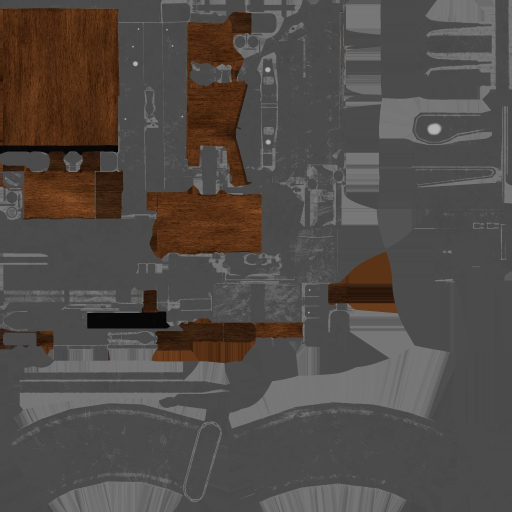
#> input picture dist/models/weapons/ak-main-base.jpg, 1024 x 1024 px (shown at 1/2 size)
$ python -i tracker.py   (imports and definitions only)
#> lines starting #> are read from the running program, lines starting #| are printed output that depends on the picture
# Model-based tracking of a gun through a video section. The pose at one frame comes from landmark pixels (PnP); from
# there, frame by frame (both ways): the model's visible, textured points are projected with the last pose, followed
# into the next frame (pyramidal Lucas-Kanade, forward-backward checked), and the pose re-solved from them (RANSAC
# PnP, then refined on the inliers). Writes every frame's pose (video camera: x right, y down, z forward; model:
# armature frame, inches) and an overlay sheet to check it.
# Usage: tracker.py <video> <mesh.npz> <model landmarks.json> '<{name:[px,py]}>' <init t> <t0> <t1> <out prefix> [vfov]
import cv2, json, math, subprocess, sys, numpy as np
# [1 line that did not run here, left out]
W, H, FPS = 1920, 1080, 60
import os; EDGES = os.environ.get('EDGES', '1') == '1'
f = (H / 2) / math.tan(math.radians(VF / 2)); K = np.array([[f, 0, W / 2], [0, f, H / 2], [0, 0, 1]], float)
# [1 line that did not run here, left out]
# [9 lines left out: function frames, not called in this run]
# [1 line that did not run here, left out]
# [1 line that did not run here, left out]
# [1 line that did not run here, left out]
# [16 lines left out: functions visible, pick, not called in this run]
from scipy.optimize import minimize
# [10 lines left out: function silhouette_pts, not called in this run]
def edge_dt(gray):   # distance (half-size px) to the nearest edge of the frame, capped
    g = cv2.resize(gray, (W // 2, H // 2), interpolation=cv2.INTER_AREA); e = cv2.Canny(cv2.GaussianBlur(g, (3, 3), .8), 40, 110); return np.minimum(cv2.distanceTransform(255 - e, cv2.DIST_L2, 3), 15.0)
# [8 lines left out: function refine_edges, not called in this run]
LK = dict(winSize=(25, 25), maxLevel=4, criteria=(cv2.TERM_CRITERIA_EPS | cv2.TERM_CRITERIA_COUNT, 30, .01))
# [28 lines left out: functions seed, run, not called in this run]
# [1 line that did not run here, left out]
# [1 line that did not run here, left out]
# [1 line that did not run here, left out]
# [1 line that did not run here, left out]
# [1 line not run here, left out]
# Overlay sheet: the model's visible points on the frame, every 0.25 s.
tiles = []
# [6 lines not run here, left out]

>>> import cv2
>>> picture = cv2.imread('../../dist/models/weapons/ak-main-base.jpg', cv2.IMREAD_GRAYSCALE)
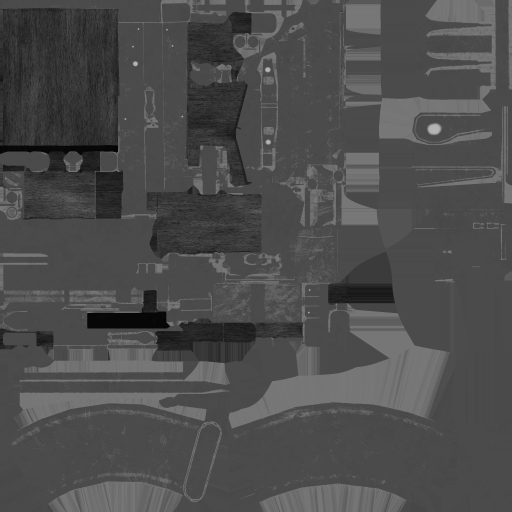
#> picture: shape (1024, 1024) (shown at 1/2 size); min 0, max 188, mean 76.9
>>> result = edge_dt(picture)
#> in edge_dt, `g = cv2.resize(gray, (W // 2, H // 2), interpolation=cv2.INTER_AREA)`:
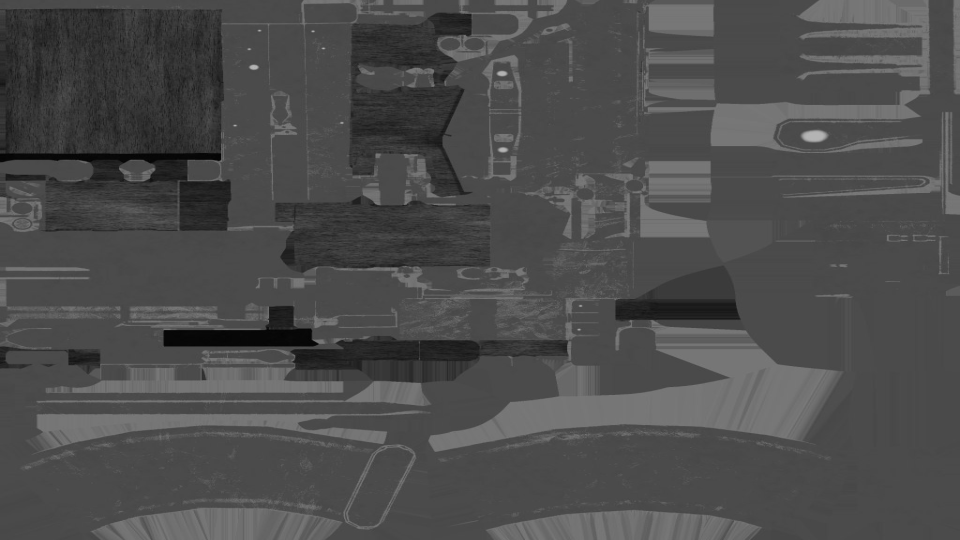
#> g: shape (540, 960); min 2, max 184, mean 76.9
#> in edge_dt, `e = cv2.Canny(cv2.GaussianBlur(g, (3, 3), 0.8), 40, 110)`:
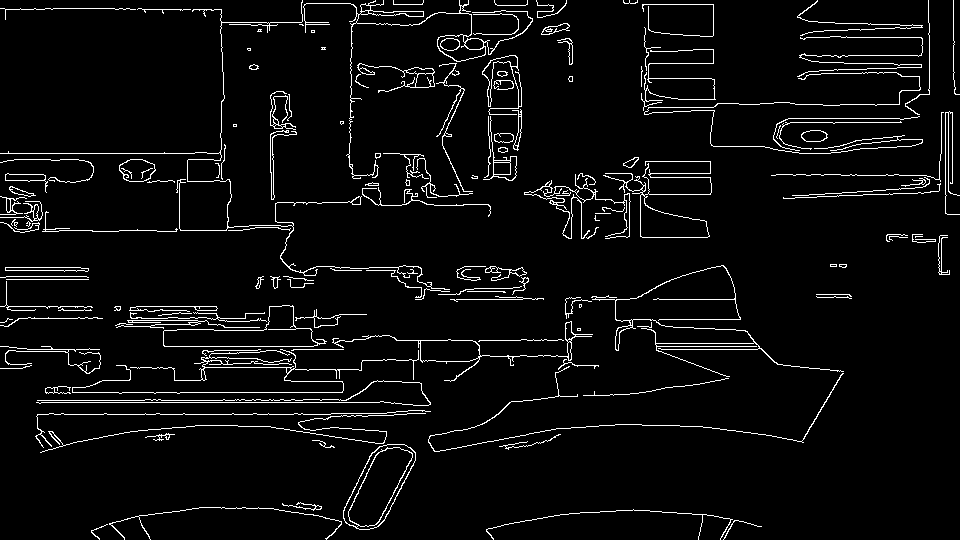
#> e: shape (540, 960); 4.7% white in thin lines or dots
#> in edge_dt, `return np.minimum(cv2.distanceTransform(255 - e, cv2.DIST_L2, 3), 15.0`:
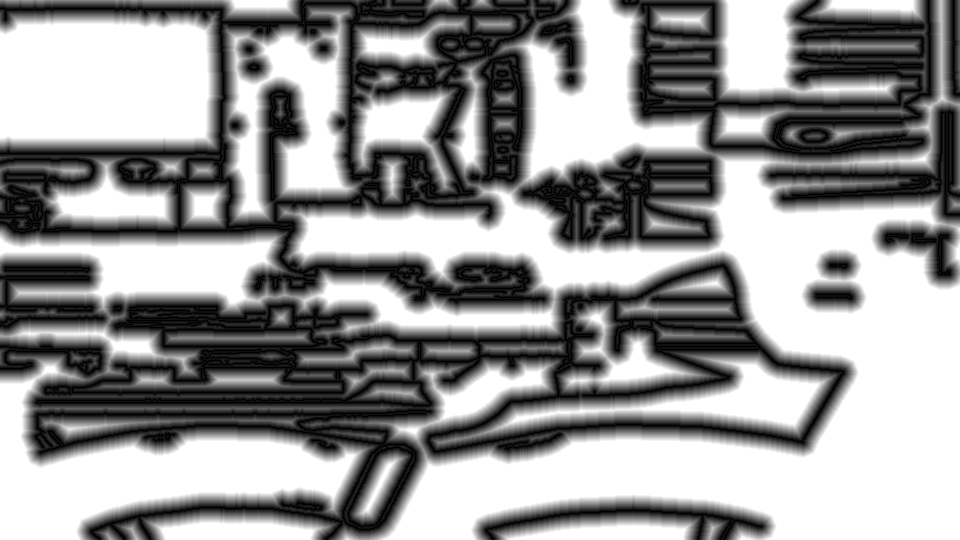
#> returned value: shape (540, 960) float32; min 0, max 15, mean 8.81; drawn with min black and max white
